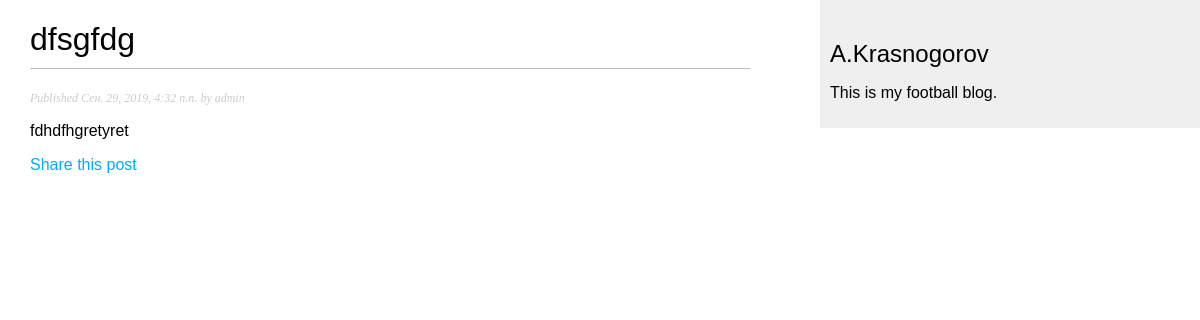
Screenshot of /blog/2019/9/29/dfsgfdg/ with the database file from the repository.
### blog/models.py (models this page shows, shortened)
class Post(models.Model):
    STATUS_CHOICES = (
        ('draft', 'Draft'),
        ('published', 'Published'),
    )
    title = models.CharField(max_length=250)
    slug = models.SlugField(max_length=250,
                            unique_for_date='publish')
    author = models.ForeignKey(User,
                               on_delete=models.CASCADE,
                               related_name='blog_posts')
    body = models.TextField()
    publish = models.DateTimeField(default=timezone.now)
    create = models.DateTimeField(auto_now_add=True)
    update = models.DateTimeField(auto_now=True)
    status = models.CharField(max_length=10,
                              choices=STATUS_CHOICES,
                              default='draft')
    objects = models.Manager() # The default manager.
    published = PublishedManager() # Our custom manager.
    class Meta:
        ordering = ('-publish',)

### blog/views.py (the view)
def post_detail(request, year, month, day, post):
    post = get_object_or_404(Post, slug=post, status='published', publish__year=year,
                             publish__month=month, publish__day=day)
    return render(request, 'blog/post/detail.html', {'post': post})

### blog/templates/blog/post/detail.html (shortened to what this page needs)
{% extends "blog/base.html" %}
{% block content %}
<h1>{{ post.title }}</h1>
<p class="date">
    Published {{ post.publish }} by {{ post.author }}
</p>
{{ post.body|linebreaks }}
<p>
    <a href="{% url "blog:post_share" post.id %}">Share this post</a>
</p>
{% endblock %}

### blog/static/css/blog.css (style rules this page uses)
body { margin:0; padding:0; font-family:helvetica, sans-serif; }
a { color:#00abff; text-decoration:none; }
h1 { font-weight:normal; border-bottom:1px solid #bbb; padding:0 0 10px 0; }
p.date { color:#ccc; font-family: georgia, serif; font-size: 12px; font-style: italic; }

### rows the page displays
Post: title "dfsgfdg", publish "Сен. 29, 2019, 4:32 п.п.", author "admin", body "fdhdfhgretyret"
